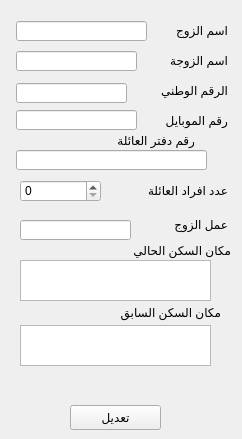
<?xml version="1.0" encoding="UTF-8"?>
<ui version="4.0">
 <class>Form</class>
 <widget class="QWidget" name="Form">
  <property name="geometry">
   <rect>
    <x>0</x>
    <y>0</y>
    <width>242</width>
    <height>439</height>
   </rect>
  </property>
  <property name="windowTitle">
   <string>Form</string>
  </property>
  <widget class="QTextEdit" name="textEdit_6">
   <property name="geometry">
    <rect>
     <x>20</x>
     <y>325</y>
     <width>191</width>
     <height>41</height>
    </rect>
   </property>
  </widget>
  <widget class="QLabel" name="label_33">
   <property name="geometry">
    <rect>
     <x>147</x>
     <y>110</y>
     <width>81</width>
     <height>20</height>
    </rect>
   </property>
   <property name="text">
    <string>رقم الموبايل</string>
   </property>
  </widget>
  <widget class="QTextEdit" name="textEdit_7">
   <property name="geometry">
    <rect>
     <x>20</x>
     <y>260</y>
     <width>191</width>
     <height>41</height>
    </rect>
   </property>
  </widget>
  <widget class="QLabel" name="label_34">
   <property name="geometry">
    <rect>
     <x>117</x>
     <y>180</y>
     <width>111</width>
     <height>20</height>
    </rect>
   </property>
   <property name="text">
    <string>عدد افراد العائلة </string>
   </property>
  </widget>
  <widget class="QLabel" name="label_35">
   <property name="geometry">
    <rect>
     <x>80</x>
     <y>302</y>
     <width>141</width>
     <height>21</height>
    </rect>
   </property>
   <property name="text">
    <string>مكان السكن السابق</string>
   </property>
  </widget>
  <widget class="QLabel" name="label_37">
   <property name="geometry">
    <rect>
     <x>157</x>
     <y>20</y>
     <width>71</width>
     <height>20</height>
    </rect>
   </property>
   <property name="text">
    <string>اسم الزوج</string>
   </property>
  </widget>
  <widget class="QLabel" name="label_38">
   <property name="geometry">
    <rect>
     <x>90</x>
     <y>240</y>
     <width>141</width>
     <height>20</height>
    </rect>
   </property>
   <property name="text">
    <string>مكان السكن الحالي</string>
   </property>
  </widget>
  <widget class="QLineEdit" name="lineEdit_26">
   <property name="geometry">
    <rect>
     <x>16</x>
     <y>83</y>
     <width>111</width>
     <height>20</height>
    </rect>
   </property>
  </widget>
  <widget class="QLineEdit" name="lineEdit_27">
   <property name="geometry">
    <rect>
     <x>16</x>
     <y>110</y>
     <width>121</width>
     <height>20</height>
    </rect>
   </property>
  </widget>
  <widget class="QLineEdit" name="lineEdit_4">
   <property name="geometry">
    <rect>
     <x>16</x>
     <y>21</y>
     <width>131</width>
     <height>20</height>
    </rect>
   </property>
  </widget>
  <widget class="QLabel" name="label_39">
   <property name="geometry">
    <rect>
     <x>84</x>
     <y>130</y>
     <width>111</width>
     <height>20</height>
    </rect>
   </property>
   <property name="text">
    <string>رقم دفتر العائلة</string>
   </property>
  </widget>
  <widget class="QLabel" name="label_40">
   <property name="geometry">
    <rect>
     <x>157</x>
     <y>50</y>
     <width>71</width>
     <height>20</height>
    </rect>
   </property>
   <property name="text">
    <string>اسم الزوجة</string>
   </property>
  </widget>
  <widget class="QLineEdit" name="lineEdit_28">
   <property name="geometry">
    <rect>
     <x>20</x>
     <y>220</y>
     <width>111</width>
     <height>20</height>
    </rect>
   </property>
  </widget>
  <widget class="QLineEdit" name="lineEdit_29">
   <property name="geometry">
    <rect>
     <x>16</x>
     <y>150</y>
     <width>191</width>
     <height>20</height>
    </rect>
   </property>
  </widget>
  <widget class="QLabel" name="label_45">
   <property name="geometry">
    <rect>
     <x>147</x>
     <y>80</y>
     <width>81</width>
     <height>20</height>
    </rect>
   </property>
   <property name="text">
    <string>الرقم الوطني</string>
   </property>
  </widget>
  <widget class="QSpinBox" name="spinBox_3">
   <property name="geometry">
    <rect>
     <x>20</x>
     <y>180</y>
     <width>81</width>
     <height>22</height>
    </rect>
   </property>
  </widget>
  <widget class="QLineEdit" name="lineEdit_30">
   <property name="geometry">
    <rect>
     <x>16</x>
     <y>51</y>
     <width>121</width>
     <height>20</height>
    </rect>
   </property>
  </widget>
  <widget class="QLabel" name="label_46">
   <property name="geometry">
    <rect>
     <x>157</x>
     <y>214</y>
     <width>71</width>
     <height>20</height>
    </rect>
   </property>
   <property name="text">
    <string>عمل الزوج</string>
   </property>
  </widget>
  <widget class="QLabel" name="label_143">
   <property name="geometry">
    <rect>
     <x>30</x>
     <y>380</y>
     <width>151</width>
     <height>21</height>
    </rect>
   </property>
   <property name="text">
    <string/>
   </property>
  </widget>
  <widget class="QPushButton" name="pushButton_29">
   <property name="geometry">
    <rect>
     <x>70</x>
     <y>405</y>
     <width>91</width>
     <height>25</height>
    </rect>
   </property>
   <property name="text">
    <string>تعديل</string>
   </property>
  </widget>
 </widget>
 <resources/>
 <connections/>
</ui>
